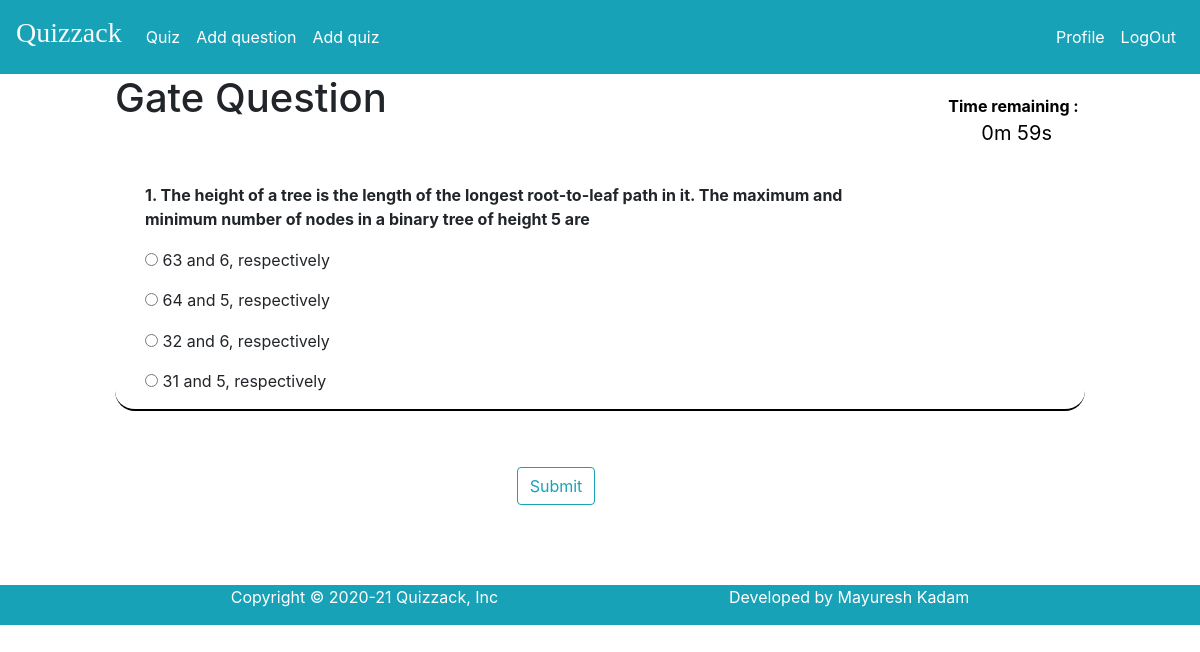
The app's page /quiz_catalog/quiz_page/Gate Question (signed in) with its own data.
### blog/models.py (models this page shows, shortened)
class quiz(models.Model):
	question = models.CharField(max_length=1000, default="")
	option1 = models.CharField(max_length=500, default="")
	option2 = models.CharField(max_length=500, default="")
	option3 = models.CharField(max_length=500, default="")
	option4 = models.CharField(max_length=500, default="")
	answer = models.CharField(max_length=500, default="")
	catogaries = models.CharField(max_length=500,default="")
	hint = models.CharField(max_length=500, default="")
	like=models.IntegerField(default=0)
	dislike=models.IntegerField(default=0)
	student = models.ForeignKey(User,on_delete=models.CASCADE)

### blog/views.py (the view)
# urls.py: path('quiz_page/',blog_views.quiz_page, name="quiz_page"),
@login_required
def quiz_page(request,cat):
	try:
		x=quiz.objects.filter(catogaries=cat)
	except:
		messages.success(request,f'Category not selected.')
		return HttpResponseRedirect(request.META.get('HTTP_REFERER'))
	context1={
	 'quizs':x,
	 'totalq':len(x),
	 'category':cat,
	}
	return render(request,'blog/quiz_page.html',context1)

### blog/templates/blog/quiz_page.html (shortened to what this page needs)
{% extends "blog/base.html" %}
{% block content %}
<div class="row">
<div class="col-sm-1"></div>
<div class="col-sm-10">
<form name="quiz_form" action="../result" method="POST">
  <div class="row">
    <div class="col-sm-10">
    <h1>{{category|capfirst}}</h1>
  </div>
    <div class="col-sm-2" id="circular"><b>Time remaining :</b><p id="demo"></p></div>
  </div>
  {% for que in quizs%}
  <div class="container" style="border-bottom
  :2px solid black;border-radius: 20px;margin-top:2%;">
    <div class="col-md-10">
      <p><b>{{ forloop.counter }}. {{ que.question }}</b></p>
    </div>
    <div class="col-md-1"></div>
    <div class="col-md-3">
      <p>
      <input type="radio" name="{{ que.id }}" value="{{ que.option1 }}">
      {{ que.option1 }}
    </p>
    </div>
    <div class="col-md-3">
      <p>
      <input type="radio" name="{{ que.id }}" value="{{ que.option2 }}">
      {{ que.option2 }}
    </p>
    </div>
    <div class="col-md-1"></div>
    <div class="col-md-3">
      <p>
      <input type="radio" name="{{ que.id }}" value="{{ que.option3 }}">
      {{ que.option3 }}
    </p>
    </div>
    <div class="col-md-3">
      <p>
      <input class="form_control" type="radio" name="{{ que.id }}" value="{{ que.option4 }}">
      {{ que.option4 }}
    </p>
    </div>
    </div>
  <div class="py-3"></div>
  {% endfor %}
  <br>
  <div class="row">
    <div class="col-sm-5">
    </div>
    <div class="col-xs-2">
      <button type="submit" class="btn btn-outline-info">Submit</button>
    </div>
  </div>
  <br>
  <br>
</form>
</div>
</div>
{% endblock content %}

### blog/templates/blog/base.html (style rules this page uses)
#demo { text-align: center; font-size: 20px; margin-top: 0px; }
#circular { height:40x; width:40px; color: black; padding-top:20px; }

### records on screen
quiz: catogaries "Gate Question", question "The height of a tree is the length of the longest root-to-leaf path in it. The maximum and minimum number of nodes in a binary tree of height 5 are", option1 "63 and 6, respectively", option2 "64 and 5, respectively", option3 "32 and 6, respectively", option4 "31 and 5, respectively"
